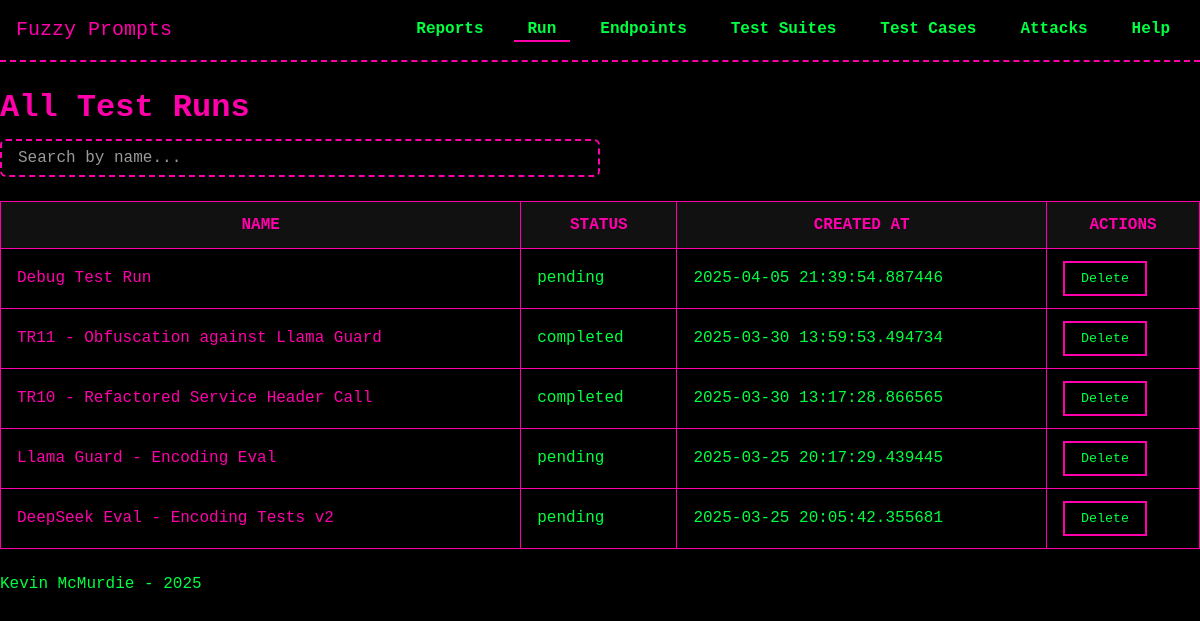
Before: /test_runs/ with the older database file.
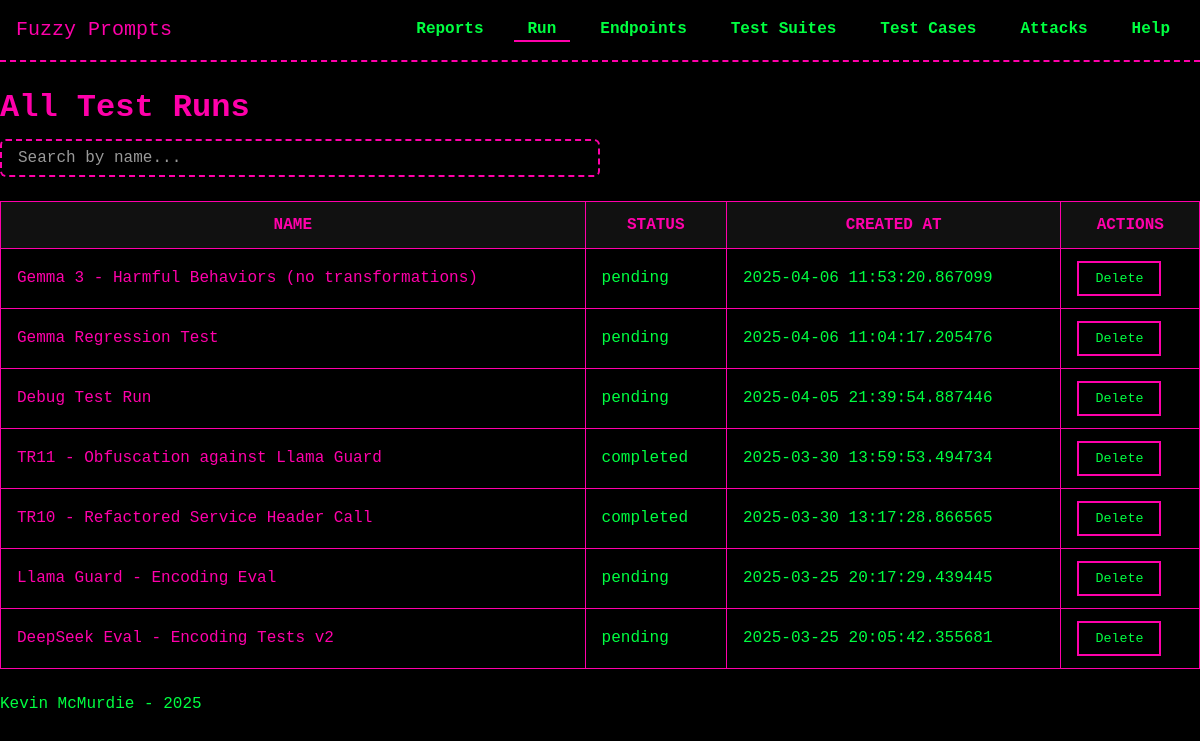
After: the same page with the newer database file.
### models/model_TestRun.py (models this page shows, shortened)
class TestRun(db.Model):
    __tablename__ = 'test_runs'
    id = db.Column(db.Integer, primary_key=True)
    name = db.Column(db.String(255), nullable=False)
    created_at = db.Column(db.DateTime, default=datetime.now)
    status = db.Column(db.String(50), default="pending")
    endpoint_id = db.Column(
        db.Integer,
        db.ForeignKey("endpoints.id", ondelete="SET NULL"),
        nullable=True
    )
    endpoint = db.relationship("Endpoint", back_populates="test_runs", passive_deletes=True)
    test_suites = db.relationship('TestSuite', secondary=test_run_suites, back_populates='test_runs')
    attempts = db.relationship('TestRunAttempt', back_populates='test_run', cascade='all, delete-orphan')

### routes/test_runs.py (the view)
@test_runs_bp.route('/', methods=['GET'])
def list_test_runs():
    page = request.args.get('page', 1, type=int)
    pagination = TestRun.query.order_by(TestRun.id.desc()).paginate(page=page, per_page=10, error_out=False)
    runs = pagination.items
    return render_template('test_runs/list_test_runs.html', test_runs=runs, pagination=pagination)

### templates/test_runs/list_test_runs.html (shortened to what this page needs)
{% extends "base.html" %}
{% block head %}
  <link rel="stylesheet" href="{{ url_for('static', filename='css/tables.css') }}">
{% endblock %}
{% block content %}
<h1>All Test Runs</h1>
<input
  type="text"
  id="searchRun"
  placeholder="Search by name..."
  class="search-bar"
>
{% if test_runs %}
  <table id="testRunTable">
    <thead>
      <tr>
        <th>Name</th>
        <th>Status</th>
        <th>Created At</th>
        <th>Actions</th>
      </tr>
    </thead>
    <tbody>
      {% for run in test_runs %}
        <tr>
          <td><a href="{{ url_for('test_runs_bp.view_test_run', run_id=run.id) }}">{{ run.name or 'N/A' }}</a></td>
          <td>{{ run.status or 'pending' }}</td>
          <td>{{ run.created_at or 'N/A' }}</td>
          <td>
            <form action="{{ url_for('test_runs_bp.delete_test_run', run_id=run.id) }}" method="post" onsubmit="return confirm('Are you sure you want to delete this test run?');">
              <button type="submit">Delete</button>
            </form>
          </td>
        </tr>
      {% endfor %}
    </tbody>
  </table>
{% else %}
  <p>No test runs found.</p>
{% endif %}
{% endblock %}

### templates/base.html (shortened to what this page needs)
<!DOCTYPE html>
<html lang="en">
<head>
  <link rel="stylesheet" href="{{ url_for('static', filename='css/theme.css') }}">
  <link rel="stylesheet" href="{{ url_for('static', filename='css/navbar.css') }}">
  {% block head %}{% endblock %}
</head>
<body>
  <header>
    <nav class="navbar navbar-fixed">
      <div class="nav-brand glitch">
        <a href="{{ url_for('core_bp.index') }}">Fuzzy Prompts</a>
      </div>
      <ul class="nav-links">
        <li class="dropdown {% if request.endpoint and request.endpoint.startswith('report_bp') %}active{% endif %}">
          <a href="#">Reports</a>
        </li>
        <li class="dropdown {% if request.endpoint and request.endpoint.startswith('test_runs_bp') %}active{% endif %}">
          <a href="#">Run</a>
        </li>
        <li class="dropdown {% if request.endpoint and request.endpoint.startswith('endpoints_bp') %}active{% endif %}">
          <a href="#">Endpoints</a>
        </li>
        <li class="dropdown {% if request.endpoint and request.endpoint.startswith('test_suites_bp') %}active{% endif %}">
          <a href="#">Test Suites</a>
        </li>
        <li class="dropdown {% if request.endpoint and request.endpoint.startswith('test_cases_bp') %}active{% endif %}">
          <a href="#">Test Cases</a>
        </li>
        <li class="dropdown {% if request.endpoint and request.endpoint.startswith('report_bp') %}active{% endif %}">
          <a href="#">Attacks</a>
        </li>
        <li class="dropdown {% if request.endpoint and request.endpoint.startswith('help_bp') %}active{% endif %}">
          <a href="{{ url_for('help_bp.index') }}">Help</a>
        </li>
      </ul>
    </nav>
  </header>
  <main>
    {% block content %}{% endblock %}
  </main>
  <footer>
    <p>Kevin McMurdie - 2025</p>
  </footer>
</body>
</html>

### static/css/theme.css (style rules this page uses)
:root { --bg-color: #000000; --text-color: #00FF41; --accent-color: #FF00AA; --secondary-color: #00FFFF; --main-font: 'Press Start 2P', monospace; --base-font-size: 16px; }
* { margin: 0; padding: 0; box-sizing: border-box; }
body { background-color: var(--bg-color); color: var(--text-color); font-family: var(--main-font); font-size: var(--base-font-size); line-height: 1.4; padding-top: 70px; }
a { color: var(--accent-color); text-decoration: none; }
h1, h2, h3, h4, h5, h6 { color: var(--accent-color); margin: 1rem 0 0.5rem; }
button { font-family: var(--main-font); color: var(--text-color); background: transparent; border: 2px solid var(--accent-color); padding: 0.5rem 1rem; cursor: pointer; transition: all 0.2s; }
.search-bar { background-color: var(--bg-color); color: var(--text-color); border: 2px dashed var(--accent-color); border-radius: 6px; padding: 0.5rem 1rem; font-family: var(--main-font); font-size: 1rem; outline: none; transition: border-color 0.2s, box-shadow 0.2s; width: 50%; }
.search-bar::placeholder { color: rgba(255, 255, 255, 0.6); opacity: 1; }
.glitch { position: relative; color: var(--accent-color); animation: glitch 2s infinite; }

### static/css/navbar.css (style rules this page uses)
.navbar { display: flex; align-items: center; justify-content: space-between; background-color: var(--bg-color); border-bottom: 2px dashed var(--accent-color); padding: 1rem; }
.navbar-fixed { position: fixed; top: 0; left: 0; width: 100%; z-index: 1000; }
.nav-brand a { color: var(--accent-color); text-decoration: none; font-size: 1.25rem; }
.nav-links { list-style: none; display: flex; gap: 1rem; }
.nav-links a { color: var(--text-color); font-weight: 600; padding: 0.5rem 0.75rem; border: 2px solid transparent; transition: border-color 0.2s; }
.navbar li.active { color: var(--secondary-color); border-bottom: 2px solid var(--accent-color); font-weight: bold; }
.nav-links li.dropdown { position: relative; }

### static/css/tables.css (style rules this page uses)
table { width: 100%; border-collapse: collapse; margin: 1.5rem 0; }
th, td { padding: 0.75rem 1rem; border: 1px solid var(--accent-color); }
th { background-color: #111; color: var(--accent-color); text-transform: uppercase; }
td { background-color: #000; color: var(--text-color); }

Changed rows visible on the page:
added TestRun: name "Gemma 3 - Harmful Behaviors (no transformations)", status "pending", created_at "2025-04-06 11:53:20.867099"
added TestRun: name "Gemma Regression Test", status "pending", created_at "2025-04-06 11:04:17.205476"
